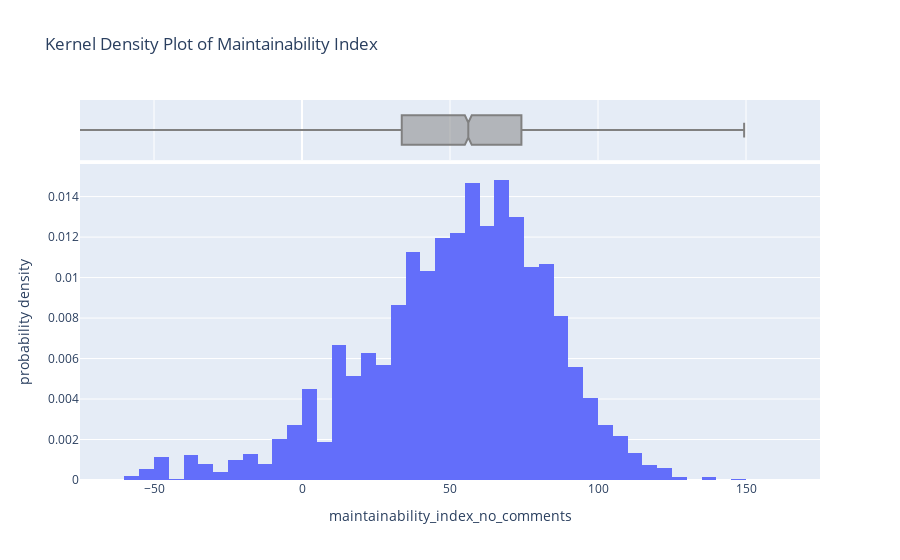

Notebook cell for this chart:
### Markdown cell above
## Data Visualization
1. Distribution of maintainability index (show highest, show lowest)
2. Distribution of afferent and efferent coupling
3. Distribution of cyclomatic complexity
4. Quartiles of special features

### Code cell
import plotly.express as px

# Assuming 'sa_results' is a DataFrame and 'maintainability_index' is a column in it
fig = px.histogram(sa_results, x="maintainability_index_no_comments",
                   title="Kernel Density Plot of Maintainability Index",
                   histnorm='probability density',
                   marginal='box',
                   hover_data=sa_results.columns)

# Set x-axis range to focus on central data, excluding extreme values
# You would replace 'min_value' and 'max_value' with the actual values you consider appropriate
fig.update_xaxes(range=[-75, 175])

# Hide outliers in the marginal box plot
fig.data[1].boxpoints = False  # Hide outlier points in the box plot
fig.data[1].marker.color = 'gray'  # Change color of the marginal box plot

fig.show()

### Figure 1 — Plotly figure (JSON) as saved in the notebook; plotly's stock layout.template omitted (floating-point values rounded to 4 significant figures; data arrays with more than 128 entries replaced by an {"elided": "..."} marker saying what was removed)
{"data": [{"alignmentgroup": "True", "bingroup": "x", "histnorm": "probability density", "hovertemplate": "maintainability_index_no_comments=%{x}<br>probability density=%{y}<extra></extra>", "legendgroup": "", "marker": {"color": "#636efa", "pattern": {"shape": ""}}, "name": "", "offsetgroup": "", "orientation": "v", "showlegend": false, "type": "histogram", "x": {"elided": "2967 float values"}, "xaxis": "x", "yaxis": "y"}, {"alignmentgroup": "True", "boxpoints": false, "customdata": {"elided": "2967x25 mixed values"}, "hovertemplate": "maintainability_index_no_comments=%{x}<br>repository.name=%{customdata[0]}<br>focal_method.cm_signature=%{customdata[1]}<br>field_accesses=%{customdata[2]}<br>field_writes=%{customdata[3]}<br>same_class_other_invoc=%{customdata[4]}<br>diff_class_known_invoc=%{customdata[5]}<br>diff_class_unknown_invoc=%{customdata[6]}<br>branch_count=%{customdata[7]}<br>lambda_functional_count=%{customdata[8]}<br>special_method_access_count=%{customdata[9]}<br>special_control_flow_count=%{customdata[10]}<br>special_literals_count=%{customdata[11]}<br>special_incdec_count=%{customdata[12]}<br>special_patterns_count=%{customdata[13]}<br>halstead_length=%{customdata[14]}<br>halstead_vocab=%{customdata[15]}<br>cyclomatic_complexity=%{customdata[16]}<br>efferent_coupling=%{customdata[17]}<br>afferent_coupling=%{customdata[18]}<br>maintainability_index=%{customdata[19]}<br>num_params=%{customdata[20]}<br>num_lines_code=%{customdata[21]}<br>gsig=%{customdata[22]}<br>t=%{customdata[23]}<br>key=%{customdata[24]}<extra></extra>", "legendgroup": "", "marker": {"color": "gray"}, "name": "", "notched": true, "offsetgroup": "", "showlegend": false, "type": "box", "x": {"elided": "2967 float values"}, "xaxis": "x2", "yaxis": "y2"}], "layout": {"autosize": true, "barmode": "relative", "legend": {"tracegroupgap": 0}, "title": {"text": "Kernel Density Plot of Maintainability Index"}, "xaxis": {"anchor": "y", "domain": [0, 1], "range": [-75, 175], "title": {"text": "maintainability_index_no_comments"}, "type": "linear"}, "xaxis2": {"anchor": "y2", "domain": [0, 1], "matches": "x", "range": [-75, 175], "showgrid": true, "showticklabels": false, "type": "linear"}, "yaxis": {"anchor": "x", "autorange": true, "domain": [0, 0.8316], "range": [0, 0.01561], "title": {"text": "probability density"}}, "yaxis2": {"anchor": "x2", "autorange": true, "domain": [0.8416, 1], "matches": "y2", "range": [-0.5, 0.5], "showgrid": false, "showline": false, "showticklabels": false, "ticks": "", "type": "category"}}}
